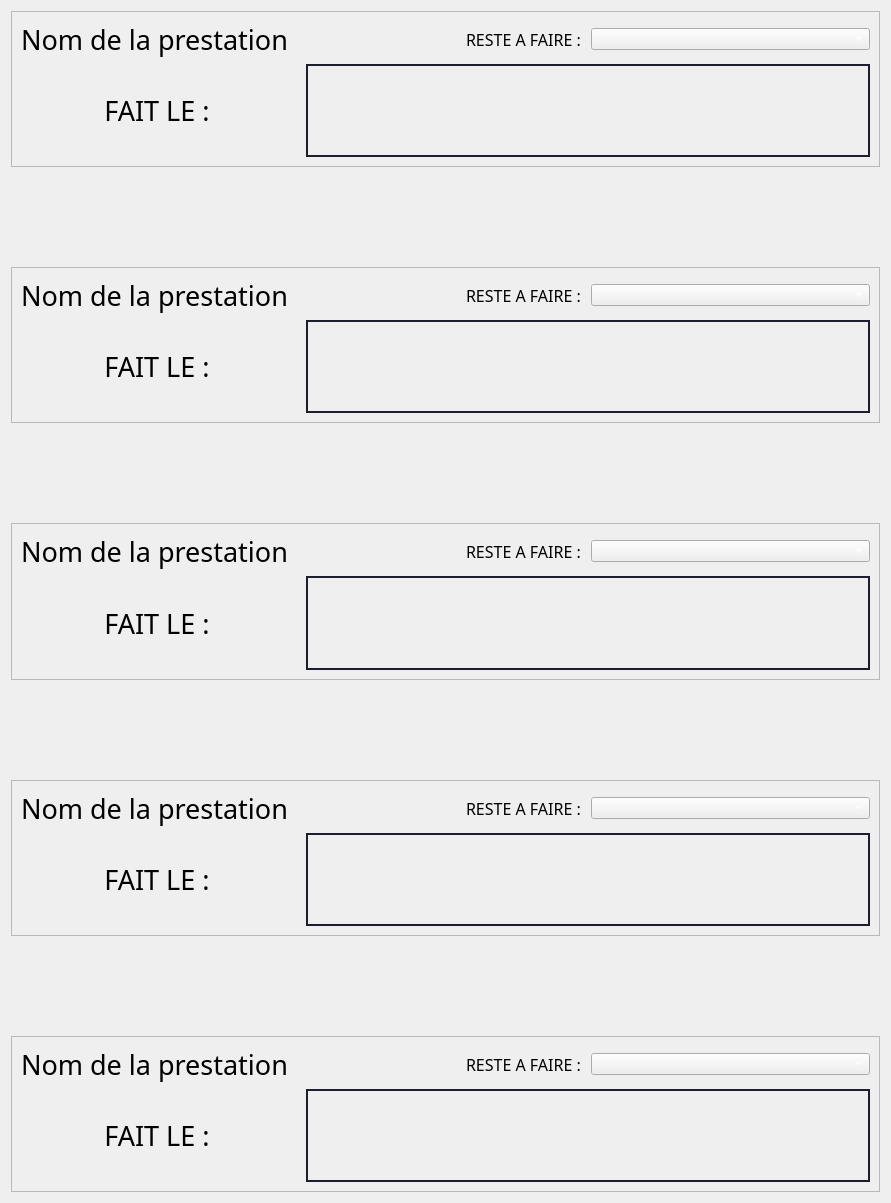
                             <widget class="QWidget" name="scrollAreaWidgetContents_8">
                              <property name="geometry">
                               <rect>
                                <x>0</x>
                                <y>-540</y>
                                <width>891</width>
                                <height>1203</height>
                               </rect>
                              </property>
                              <layout class="QGridLayout" name="gridLayout_34">
                               <property name="verticalSpacing">
                                <number>100</number>
                               </property>
                               <item row="0" column="0">
                                <widget class="QFrame" name="frame_31">
                                 <property name="frameShape">
                                  <enum>QFrame::StyledPanel</enum>
                                 </property>
                                 <property name="frameShadow">
                                  <enum>QFrame::Raised</enum>
                                 </property>
                                 <layout class="QGridLayout" name="gridLayout_35">
                                  <item row="0" column="0">
                                   <widget class="QLabel" name="label_52">
                                    <property name="font">
                                     <font>
                                      <family>3ds</family>
                                      <pointsize>20</pointsize>
                                     </font>
                                    </property>
                                    <property name="text">
                                     <string>Nom de la prestation</string>
                                    </property>
                                   </widget>
                                  </item>
                                  <item row="0" column="1">
                                   <widget class="QLabel" name="label_53">
                                    <property name="font">
                                     <font>
                                      <family>3ds</family>
                                      <pointsize>12</pointsize>
                                     </font>
                                    </property>
                                    <property name="text">
                                     <string>RESTE A FAIRE : </string>
                                    </property>
                                    <property name="alignment">
                                     <set>Qt::AlignRight|Qt::AlignTrailing|Qt::AlignVCenter</set>
                                    </property>
                                   </widget>
                                  </item>
                                  <item row="0" column="2">
                                   <widget class="QComboBox" name="comboBox_9">
                                    <property name="minimumSize">
                                     <size>
                                      <width>180</width>
                                      <height>0</height>
                                     </size>
                                    </property>
                                    <property name="styleSheet">
                                     <string notr="true">color: rgb(255, 255, 255);
font: 14pt &quot;3ds&quot;;</string>
                                    </property>
                                   </widget>
                                  </item>
                                  <item row="1" column="0">
                                   <widget class="QLabel" name="label_54">
                                    <property name="maximumSize">
                                     <size>
                                      <width>16777215</width>
                                      <height>50</height>
                                     </size>
                                    </property>
                                    <property name="font">
                                     <font>
                                      <family>3ds</family>
                                      <pointsize>20</pointsize>
                                     </font>
                                    </property>
                                    <property name="text">
                                     <string>FAIT LE : </string>
                                    </property>
                                    <property name="alignment">
                                     <set>Qt::AlignCenter</set>
                                    </property>
                                   </widget>
                                  </item>
                                  <item row="1" column="1" colspan="2">
                                   <widget class="QTextEdit" name="textEdit_6">
                                    <property name="font">
                                     <font>
                                      <family>3ds</family>
                                      <pointsize>14</pointsize>
                                     </font>
                                    </property>
                                    <property name="styleSheet">
                                     <string notr="true">QTextEdit {
	background-color: transparent;
	border: 2px solid rgb(30, 30, 50);
	padding: 10px;
}
QTextEdit:hover {
	border: 2px solid rgb(64, 71, 88);
}
QTextEdit:focus {
	border: 2px solid rgb(91, 101, 124);
}</string>
                                    </property>
                                   </widget>
                                  </item>
                                 </layout>
                                </widget>
                               </item>
                               <item row="1" column="0">
                                <widget class="QFrame" name="frame_37">
                                 <property name="frameShape">
                                  <enum>QFrame::StyledPanel</enum>
                                 </property>
                                 <property name="frameShadow">
                                  <enum>QFrame::Raised</enum>
                                 </property>
                                 <layout class="QGridLayout" name="gridLayout_36">
                                  <item row="0" column="0">
                                   <widget class="QLabel" name="label_55">
                                    <property name="font">
                                     <font>
                                      <family>3ds</family>
                                      <pointsize>20</pointsize>
                                     </font>
                                    </property>
                                    <property name="text">
                                     <string>Nom de la prestation</string>
                                    </property>
                                   </widget>
                                  </item>
                                  <item row="0" column="1">
                                   <widget class="QLabel" name="label_56">
                                    <property name="font">
                                     <font>
                                      <family>3ds</family>
                                      <pointsize>12</pointsize>
                                     </font>
                                    </property>
                                    <property name="text">
                                     <string>RESTE A FAIRE : </string>
                                    </property>
                                    <property name="alignment">
                                     <set>Qt::AlignRight|Qt::AlignTrailing|Qt::AlignVCenter</set>
                                    </property>
                                   </widget>
                                  </item>
                                  <item row="0" column="2">
                                   <widget class="QComboBox" name="comboBox_15">
                                    <property name="minimumSize">
                                     <size>
                                      <width>180</width>
                                      <height>0</height>
                                     </size>
                                    </property>
                                    <property name="styleSheet">
                                     <string notr="true">color: rgb(255, 255, 255);
font: 14pt &quot;3ds&quot;;</string>
                                    </property>
                                   </widget>
                                  </item>
                                  <item row="1" column="0">
                                   <widget class="QLabel" name="label_57">
                                    <property name="maximumSize">
                                     <size>
                                      <width>16777215</width>
                                      <height>50</height>
                                     </size>
                                    </property>
                                    <property name="font">
                                     <font>
                                      <family>3ds</family>
                                      <pointsize>20</pointsize>
                                     </font>
                                    </property>
                                    <property name="text">
                                     <string>FAIT LE : </string>
                                    </property>
                                    <property name="alignment">
                                     <set>Qt::AlignCenter</set>
                                    </property>
                                   </widget>
                                  </item>
                                  <item row="1" column="1" colspan="2">
                                   <widget class="QTextEdit" name="textEdit_7">
                                    <property name="font">
                                     <font>
                                      <family>3ds</family>
                                      <pointsize>14</pointsize>
                                     </font>
                                    </property>
                                    <property name="styleSheet">
                                     <string notr="true">QTextEdit {
	background-color: transparent;
	border: 2px solid rgb(30, 30, 50);
	padding: 10px;
}
QTextEdit:hover {
	border: 2px solid rgb(64, 71, 88);
}
QTextEdit:focus {
	border: 2px solid rgb(91, 101, 124);
}</string>
                                    </property>
                                   </widget>
                                  </item>
                                 </layout>
                                </widget>
                               </item>
                               <item row="4" column="0">
                                <widget class="QFrame" name="frame_38">
                                 <property name="frameShape">
                                  <enum>QFrame::StyledPanel</enum>
                                 </property>
                                 <property name="frameShadow">
                                  <enum>QFrame::Raised</enum>
                                 </property>
                                 <layout class="QGridLayout" name="gridLayout_37">
                                  <item row="0" column="0">
                                   <widget class="QLabel" name="label_58">
                                    <property name="font">
                                     <font>
                                      <family>3ds</family>
                                      <pointsize>20</pointsize>
                                     </font>
                                    </property>
                                    <property name="text">
                                     <string>Nom de la prestation</string>
                                    </property>
                                   </widget>
                                  </item>
                                  <item row="0" column="1">
                                   <widget class="QLabel" name="label_59">
                                    <property name="font">
                                     <font>
                                      <family>3ds</family>
                                      <pointsize>12</pointsize>
                                     </font>
                                    </property>
                                    <property name="text">
                                     <string>RESTE A FAIRE : </string>
                                    </property>
                                    <property name="alignment">
                                     <set>Qt::AlignRight|Qt::AlignTrailing|Qt::AlignVCenter</set>
                                    </property>
                                   </widget>
                                  </item>
                                  <item row="0" column="2">
                                   <widget class="QComboBox" name="comboBox_17">
                                    <property name="minimumSize">
                                     <size>
                                      <width>180</width>
                                      <height>0</height>
                                     </size>
                                    </property>
                                    <property name="styleSheet">
                                     <string notr="true">color: rgb(255, 255, 255);
font: 14pt &quot;3ds&quot;;</string>
                                    </property>
                                   </widget>
                                  </item>
                                  <item row="1" column="0">
                                   <widget class="QLabel" name="label_60">
                                    <property name="maximumSize">
                                     <size>
                                      <width>16777215</width>
                                      <height>50</height>
                                     </size>
                                    </property>
                                    <property name="font">
                                     <font>
                                      <family>3ds</family>
                                      <pointsize>20</pointsize>
                                     </font>
                                    </property>
                                    <property name="text">
                                     <string>FAIT LE : </string>
                                    </property>
                                    <property name="alignment">
                                     <set>Qt::AlignCenter</set>
                                    </property>
                                   </widget>
                                  </item>
                                  <item row="1" column="1" colspan="2">
                                   <widget class="QTextEdit" name="textEdit_8">
                                    <property name="font">
                                     <font>
                                      <family>3ds</family>
                                      <pointsize>14</pointsize>
                                     </font>
                                    </property>
                                    <property name="styleSheet">
                                     <string notr="true">QTextEdit {
	background-color: transparent;
	border: 2px solid rgb(30, 30, 50);
	padding: 10px;
}
QTextEdit:hover {
	border: 2px solid rgb(64, 71, 88);
}
QTextEdit:focus {
	border: 2px solid rgb(91, 101, 124);
}</string>
                                    </property>
                                   </widget>
                                  </item>
                                 </layout>
                                </widget>
                               </item>
                               <item row="3" column="0">
                                <widget class="QFrame" name="frame_39">
                                 <property name="frameShape">
                                  <enum>QFrame::StyledPanel</enum>
                                 </property>
                                 <property name="frameShadow">
                                  <enum>QFrame::Raised</enum>
                                 </property>
                                 <layout class="QGridLayout" name="gridLayout_44">
                                  <item row="0" column="0">
                                   <widget class="QLabel" name="label_61">
                                    <property name="font">
                                     <font>
                                      <family>3ds</family>
                                      <pointsize>20</pointsize>
                                     </font>
                                    </property>
                                    <property name="text">
                                     <string>Nom de la prestation</string>
                                    </property>
                                   </widget>
                                  </item>
                                  <item row="0" column="1">
                                   <widget class="QLabel" name="label_62">
                                    <property name="font">
                                     <font>
                                      <family>3ds</family>
                                      <pointsize>12</pointsize>
                                     </font>
                                    </property>
                                    <property name="text">
                                     <string>RESTE A FAIRE : </string>
                                    </property>
                                    <property name="alignment">
                                     <set>Qt::AlignRight|Qt::AlignTrailing|Qt::AlignVCenter</set>
                                    </property>
                                   </widget>
                                  </item>
                                  <item row="0" column="2">
                                   <widget class="QComboBox" name="comboBox_18">
                                    <property name="minimumSize">
                                     <size>
                                      <width>180</width>
                                      <height>0</height>
                                     </size>
                                    </property>
                                    <property name="styleSheet">
                                     <string notr="true">color: rgb(255, 255, 255);
font: 14pt &quot;3ds&quot;;</string>
                                    </property>
                                   </widget>
                                  </item>
                                  <item row="1" column="0">
                                   <widget class="QLabel" name="label_63">
                                    <property name="maximumSize">
                                     <size>
                                      <width>16777215</width>
                                      <height>50</height>
                                     </size>
                                    </property>
                                    <property name="font">
                                     <font>
                                      <family>3ds</family>
                                      <pointsize>20</pointsize>
                                     </font>
                                    </property>
                                    <property name="text">
                                     <string>FAIT LE : </string>
                                    </property>
                                    <property name="alignment">
                                     <set>Qt::AlignCenter</set>
                                    </property>
                                   </widget>
                                  </item>
                                  <item row="1" column="1" colspan="2">
                                   <widget class="QTextEdit" name="textEdit_9">
                                    <property name="font">
                                     <font>
                                      <family>3ds</family>
                                      <pointsize>14</pointsize>
                                     </font>
                                    </property>
                                    <property name="styleSheet">
                                     <string notr="true">QTextEdit {
	background-color: transparent;
	border: 2px solid rgb(30, 30, 50);
	padding: 10px;
}
QTextEdit:hover {
	border: 2px solid rgb(64, 71, 88);
}
QTextEdit:focus {
	border: 2px solid rgb(91, 101, 124);
}</string>
                                    </property>
                                   </widget>
                                  </item>
                                 </layout>
                                </widget>
                               </item>
                               <item row="2" column="0">
                                <widget class="QFrame" name="frame_40">
                                 <property name="frameShape">
                                  <enum>QFrame::StyledPanel</enum>
                                 </property>
                                 <property name="frameShadow">
                                  <enum>QFrame::Raised</enum>
                                 </property>
                                 <layout class="QGridLayout" name="gridLayout_45">
                                  <item row="0" column="0">
                                   <widget class="QLabel" name="label_64">
                                    <property name="font">
                                     <font>
                                      <family>3ds</family>
                                      <pointsize>20</pointsize>
                                     </font>
                                    </property>
                                    <property name="text">
                                     <string>Nom de la prestation</string>
                                    </property>
                                   </widget>
                                  </item>
                                  <item row="0" column="1">
                                   <widget class="QLabel" name="label_65">
                                    <property name="font">
                                     <font>
                                      <family>3ds</family>
                                      <pointsize>12</pointsize>
                                     </font>
                                    </property>
                                    <property name="text">
                                     <string>RESTE A FAIRE : </string>
                                    </property>
                                    <property name="alignment">
                                     <set>Qt::AlignRight|Qt::AlignTrailing|Qt::AlignVCenter</set>
                                    </property>
                                   </widget>
                                  </item>
                                  <item row="0" column="2">
                                   <widget class="QComboBox" name="comboBox_19">
                                    <property name="minimumSize">
                                     <size>
                                      <width>180</width>
                                      <height>0</height>
                                     </size>
                                    </property>
                                    <property name="styleSheet">
                                     <string notr="true">color: rgb(255, 255, 255);
font: 14pt &quot;3ds&quot;;</string>
                                    </property>
                                   </widget>
                                  </item>
                                  <item row="1" column="0">
                                   <widget class="QLabel" name="label_66">
                                    <property name="maximumSize">
                                     <size>
                                      <width>16777215</width>
                                      <height>50</height>
                                     </size>
                                    </property>
                                    <property name="font">
                                     <font>
                                      <family>3ds</family>
                                      <pointsize>20</pointsize>
                                     </font>
                                    </property>
                                    <property name="text">
                                     <string>FAIT LE : </string>
                                    </property>
                                    <property name="alignment">
                                     <set>Qt::AlignCenter</set>
                                    </property>
                                   </widget>
                                  </item>
                                  <item row="1" column="1" colspan="2">
                                   <widget class="QTextEdit" name="textEdit_10">
                                    <property name="font">
                                     <font>
                                      <family>3ds</family>
                                      <pointsize>14</pointsize>
                                     </font>
                                    </property>
                                    <property name="styleSheet">
                                     <string notr="true">QTextEdit {
	background-color: transparent;
	border: 2px solid rgb(30, 30, 50);
	padding: 10px;
}
QTextEdit:hover {
	border: 2px solid rgb(64, 71, 88);
}
QTextEdit:focus {
	border: 2px solid rgb(91, 101, 124);
}</string>
                                    </property>
                                   </widget>
                                  </item>
                                 </layout>
                                </widget>
                               </item>
                              </layout>
                             </widget>
